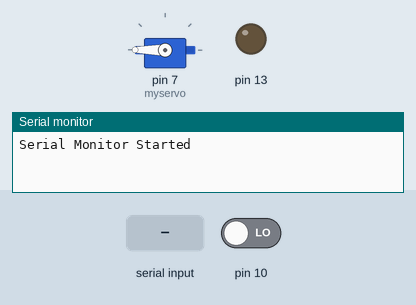
A sketch run on a simulated Arduino Uno, built with avr-gcc and run on an emulated ATmega328P. Parts: servo, output pins drawn as LEDs (lit = HIGH), the last lines printed to the serial monitor. The inputs (shaded band) are chosen by the test bench; at power-on: pin 10 LOW.

Above: at 1.2 s.
1.3 s: "1" received over Serial
At 1.8 s:
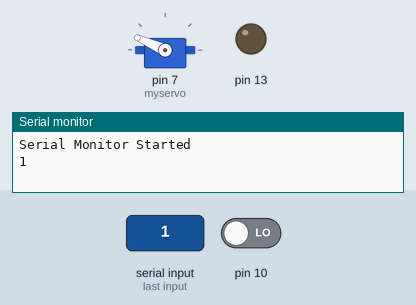
Timing chart, 0 to 8.2 s (numbered marks = the images above; inputs shaded):
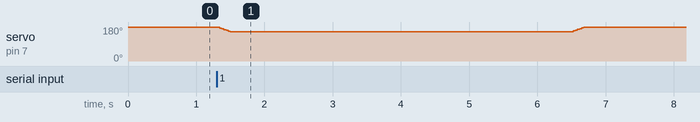

The sketch:

Maker_Fair_v1.ino
```cpp
#include <Servo.h>
Servo myservo;
int close=180;
int open=155;
void setup() {
  Serial.begin(9600);
  Serial.println("Serial Monitor Started");

  pinMode(13,OUTPUT);
  pinMode(10,INPUT);
  myservo.attach(7);
  myservo.write(180);
}

void loop() {

  if(Serial.available())
  {
    char a  = Serial.read();
    Serial.println(a);
    int capac = digitalRead(10);
    if(capac==LOW){
      if(a=='1')
      {
        for(int i=close; i>=open; i=i-2)
        {
          myservo.write(i);
          delay(15);
        }
        delay(5000);
        for(int i=open; i<=close; i=i+2)
        {
          myservo.write(i);
          delay(15);
        }
      }
      else{
        myservo.write(180);
      }
    }
    else
    {
      myservo.write(180);
      Serial.println("Dustbin Full");
      digitalWrite(13,HIGH);
    }
  }
}
```
